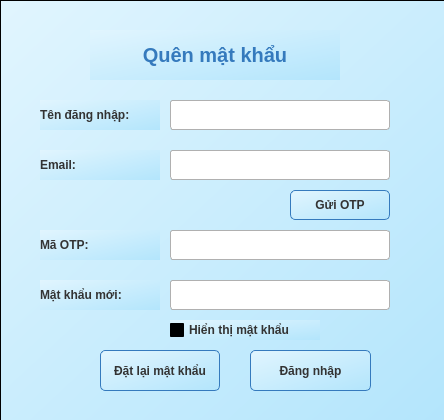
<?xml version="1.0" encoding="UTF-8"?>
<ui version="4.0">
 <class>ForgotPasswordWindow</class>
 <widget class="QWidget" name="ForgotPasswordWindow">
  <property name="geometry">
   <rect>
    <x>0</x>
    <y>0</y>
    <width>444</width>
    <height>420</height>
   </rect>
  </property>
  <property name="windowTitle">
   <string>Quên mật khẩu</string>
  </property>
  <property name="styleSheet">
   <string notr="true">
            QPushButton {
                background-color: #4A90E2;
                color: #FFFFFF;
                font-weight: bold;
                border: 1px solid #357ABD;
                border-radius: 5px;
            }
            QPushButton:hover {
                background-color: #357ABD;
                color: #FFFFFF;
                border: 2px solid #4A90E2;
            }
            QLabel#titleLabel {
                font-size: 20px;
                font-weight: bold;
                color: #357ABD;
            }
            QWidget {
                background-color: qlineargradient(x1:0, y1:0, x2:1, y2:1, stop:0 #E1F5FE, stop:1 #B3E5FC);
                color: #333333;
                font-weight: bold;
            }
            QLineEdit {
                background-color: #FFFFFF;
                color: #333333;
                border: 1px solid #B0B0B0;
                border-radius: 3px;
                padding: 2px;
            }
            QComboBox {
                background-color: #FFFFFF;
                color: #333333;
                border: 1px solid #B0B0B0;
                border-radius: 3px;
                padding: 2px;
            }
            QGroupBox {
                font-weight: bold;
                color: #357ABD;
            }
            QTableWidget {
                background-color: #FFFFFF;
                color: #333333;
                border: 1px solid #B0B0B0;
            }
            QTableWidget::item:selected {
                background-color: #4A90E2;
                color: #FFFFFF;
            }
   </string>
  </property>
  <widget class="QListView" name="listView">
   <property name="geometry">
    <rect>
     <x>0</x>
     <y>0</y>
     <width>451</width>
     <height>421</height>
    </rect>
   </property>
   <property name="styleSheet">
    <string notr="true">QWidget {background-color: qlineargradient(x1:0, y1:0, x2:1, y2:1, stop:0 #E1F5FE, stop:1 #B3E5FC);}</string>
   </property>
  </widget>
  <widget class="QLabel" name="titleLabel">
   <property name="geometry">
    <rect>
     <x>90</x>
     <y>30</y>
     <width>250</width>
     <height>50</height>
    </rect>
   </property>
   <property name="text">
    <string>Quên mật khẩu</string>
   </property>
   <property name="alignment">
    <set>Qt::AlignCenter</set>
   </property>
  </widget>
  <widget class="QLabel" name="usernameLabel">
   <property name="geometry">
    <rect>
     <x>40</x>
     <y>100</y>
     <width>120</width>
     <height>30</height>
    </rect>
   </property>
   <property name="text">
    <string>Tên đăng nhập:</string>
   </property>
  </widget>
  <widget class="QLineEdit" name="usernameInput">
   <property name="geometry">
    <rect>
     <x>170</x>
     <y>100</y>
     <width>220</width>
     <height>30</height>
    </rect>
   </property>
  </widget>
  <widget class="QLabel" name="emailLabel">
   <property name="geometry">
    <rect>
     <x>40</x>
     <y>150</y>
     <width>120</width>
     <height>30</height>
    </rect>
   </property>
   <property name="text">
    <string>Email:</string>
   </property>
  </widget>
  <widget class="QLineEdit" name="emailInput">
   <property name="geometry">
    <rect>
     <x>170</x>
     <y>150</y>
     <width>220</width>
     <height>30</height>
    </rect>
   </property>
  </widget>
  <widget class="QPushButton" name="sendOtpButton">
   <property name="geometry">
    <rect>
     <x>290</x>
     <y>190</y>
     <width>100</width>
     <height>30</height>
    </rect>
   </property>
   <property name="text">
    <string>Gửi OTP</string>
   </property>
  </widget>
  <widget class="QLabel" name="otpLabel">
   <property name="geometry">
    <rect>
     <x>40</x>
     <y>230</y>
     <width>120</width>
     <height>30</height>
    </rect>
   </property>
   <property name="text">
    <string>Mã OTP:</string>
   </property>
  </widget>
  <widget class="QLineEdit" name="otpInput">
   <property name="geometry">
    <rect>
     <x>170</x>
     <y>230</y>
     <width>220</width>
     <height>30</height>
    </rect>
   </property>
  </widget>
  <widget class="QLabel" name="newPasswordLabel">
   <property name="geometry">
    <rect>
     <x>40</x>
     <y>280</y>
     <width>120</width>
     <height>30</height>
    </rect>
   </property>
   <property name="text">
    <string>Mật khẩu mới:</string>
   </property>
  </widget>
  <widget class="QLineEdit" name="newPasswordInput">
   <property name="geometry">
    <rect>
     <x>170</x>
     <y>280</y>
     <width>220</width>
     <height>30</height>
    </rect>
   </property>
   <property name="echoMode">
    <enum>QLineEdit::Password</enum>
   </property>
  </widget>
  <widget class="QCheckBox" name="showPasswordCheckbox">
   <property name="geometry">
    <rect>
     <x>170</x>
     <y>320</y>
     <width>150</width>
     <height>20</height>
    </rect>
   </property>
   <property name="text">
    <string>Hiển thị mật khẩu</string>
   </property>
  </widget>
  <widget class="QPushButton" name="resetPasswordButton">
   <property name="geometry">
    <rect>
     <x>100</x>
     <y>350</y>
     <width>120</width>
     <height>41</height>
    </rect>
   </property>
   <property name="text">
    <string>Đặt lại mật khẩu</string>
   </property>
  </widget>
  <widget class="QPushButton" name="loginButton">
   <property name="geometry">
    <rect>
     <x>250</x>
     <y>350</y>
     <width>121</width>
     <height>41</height>
    </rect>
   </property>
   <property name="text">
    <string>Đăng nhập</string>
   </property>
  </widget>
 </widget>
 <resources/>
 <connections/>
</ui>
